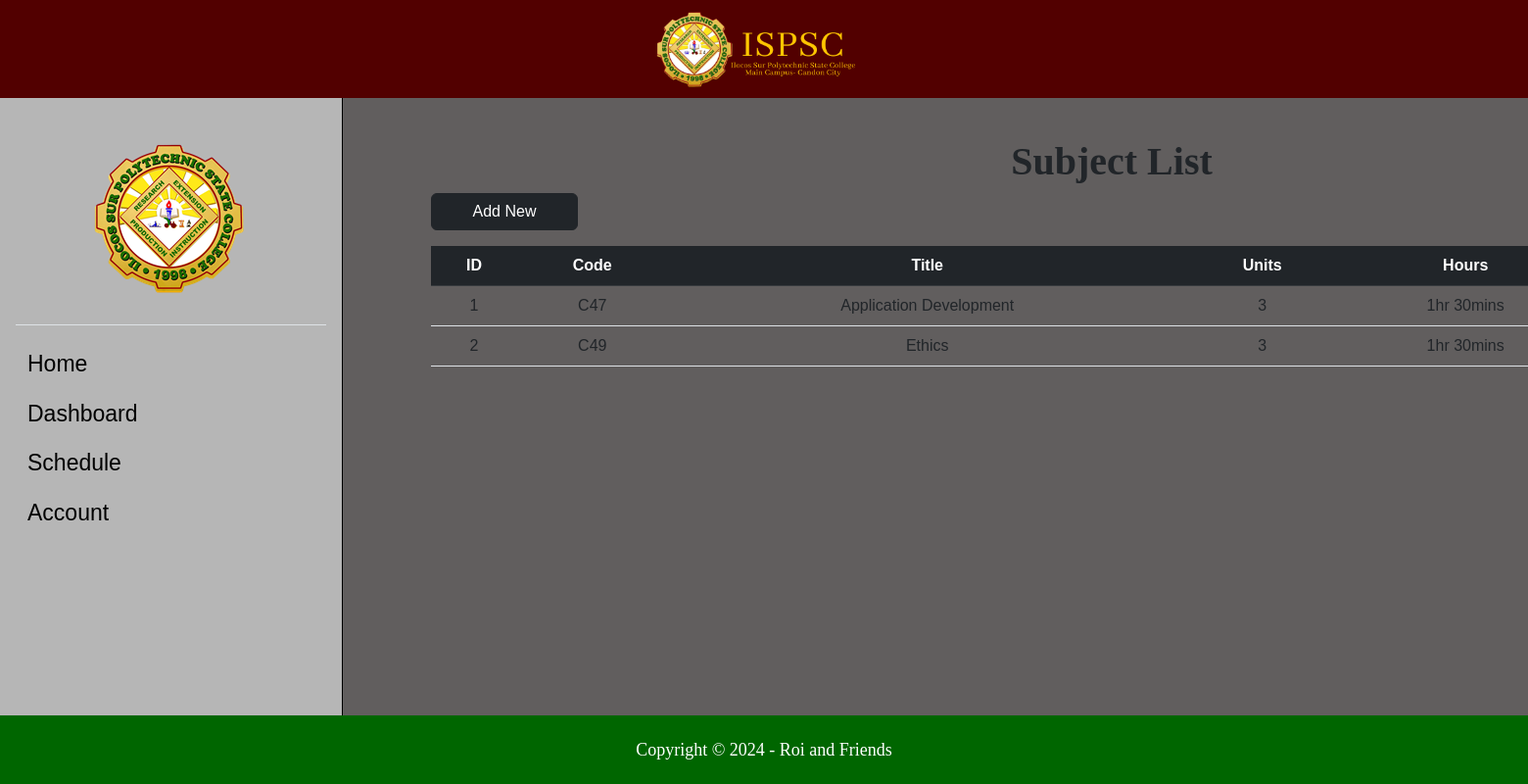
/SMS2/Codes/subject.php, run on the app's committed database.
### tables this page shows
CREATE TABLE `course_subject` (
  `cs_ID` int(11) NOT NULL,
  `cs_Code` varchar(10) NOT NULL,
  `cs_Title` varchar(50) NOT NULL,
  `cs_Units` int(11) NOT NULL,
  `cs_Hours` varchar(50) NOT NULL
);

### SMS2/Codes/subject.php (the view, shortened to what this page needs)
<?php
include "db_conn.php";
?>
<!DOCTYPE html>
<html lang="en">
<head>
    <link href="https://cdn.jsdelivr.net/npm/bootstrap@5.2.3/dist/css/bootstrap.min.css" rel="stylesheet"
>
    <link rel="stylesheet" href="https://cdnjs.cloudflare.com/ajax/libs/font-awesome/6.4.0/css/all.min.css"
 />
    <link rel="stylesheet" href="style.css">
</head>
<body>
    <div>
        <header>
            <a class="nav-link active" aria-current="page" href="home.php">
                <img src="Pictures/ispsc_logo2.png" alt="">
            </a>
        </header>
        <div class="mid-content">
            <section>
                <div class="sidebar flex-shrink-0 p-3">
                    <div class="logo">
                        <a href="home.php">
                            <img src="Pictures/ispsc_logo.png" alt="">
                        </a>
                    </div>
                    <ul class="list-unstyled ps-0">
                        <li class="border-top my-3"></li>
                        <li class="mb-1">
                            <button
                                class="sidenav btn btn-toggle d-inline-flex align-items-center rounded border-0 collapsed">
                                <a class="ahome" href="home.php">Home</a>
                            </button>
                        </li>
                        <li class="mb-1">
                            <button
                                class="sidenav btn btn-toggle d-inline-flex align-items-center rounded border-0 collapsed"
                                data-bs-toggle="collapse" data-bs-target="#dashboard-collapse" aria-expanded="false">
                                Dashboard
                            </button>
                        </li>
                        <li class="mb-1">
                            <button
                                class="sidenav btn btn-toggle d-inline-flex align-items-center rounded border-0 collapsed"
                                data-bs-toggle="collapse" data-bs-target="#orders-collapse" aria-expanded="false">
                                Schedule
                            </button>
                        </li>
                        <li class="mb-1">
                            <button
                                class="sidenav btn btn-toggle d-inline-flex align-items-center rounded border-0 collapsed"
                                data-bs-toggle="collapse" data-bs-target="#account-collapse" aria-expanded="false">
                                Account
                            </button>
                        </li>
                    </ul>
                </div>
                <div class="list-container">
                    <h2>Subject List</h2>
                <a href="add_sub.php" class="btn btn-dark">Add New</a>
                <table class="table table-hover text-center">
                    <thead class="table-dark">
                        <tr>
                            <th scope="col">ID</th>
                            <th scope="col">Code</th>
                            <th scope="col">Title</th>
                            <th scope="col">Units</th>
                            <th scope="col">Hours</th>
                        </tr>
                    </thead>
                    <tbody>
                        <?php
                        $sql = "SELECT * FROM `course_subject`";
                        $result = mysqli_query($conn, $sql);
                        while ($row = mysqli_fetch_assoc($result)) {
                        ?>
                        <tr>
                            <td>
                                <?php echo $row["cs_ID"] ?>
                            </td>
                            <td>
                                <?php echo $row["cs_Code"] ?>
                            </td>
                            <td>
                                <?php echo $row["cs_Title"] ?>
                            </td>
                            <td>
                                <?php echo $row["cs_Units"] ?>
                            </td>
                            <td>
                                <?php echo $row["cs_Hours"] ?>
                            </td>
                        </tr>
                        <?php
                        }
                        ?>
                    </tbody>
                </table>
                </div>
            </section>
        </div>
        <footer>
            <p>Copyright © 2024 - Roi and Friends</p>
        </footer>
    </div>
</body>
</html>

### SMS2/Codes/style.css (style rules this page uses)
* { margin: 0; padding: 0; font-family: Arial, Helvetica, sans-serif; text-decoration: none; box-sizing: border-box; }
body { background-color: aquamarine; background-size: cover; display: flex; }
.btn { display: flex; justify-content: center; }
.mid-content { margin-top: 6.2rem; height: 82.2vh; }
.mid-content section { display: flex; flex-direction: row; }
.sidebar .logo { margin: 2rem 5rem; }
.sidebar { background-color: #b6b6b6; box-shadow: 0 0px 0px rgba(0, 0, 0, 0.288); height: 82.2vh; margin-bottom: 4px; width: 350px; min-width: 100px; border-right: 1px solid black; }
.sidebar button { font-weight: 500; font-size: 23px; color: black; }
.sidebar .sidenav { font-weight: 500; font-size: 23px; color: black; }
.sidebar .sidenav a { font-size: 23px; }
.sidebar a { font-weight: 400; font-size: 18px; text-decoration: none; color: black; }
.mid-content, .main-container { background-color: #615e5e; width: 1920px; }
.mid-content, .list-container { background-color: #615e5e; width: 1920px; }
.list-container { margin-top: -3rem; padding: 90px; }
.list-container h2 { text-align: center; font-size: 40px; font-family:Cambria, Cochin, Georgia, Times, 'Times New Roman', serif; font-weight: 600; }
.list-container a { width: 150px; margin-bottom: 1rem; }
header { background-color: #520000; width: 100%; height: 100px; position: absolute; display: flex; justify-content: center; }
header img { height: 130px; margin-top: -0.5rem; }
footer { display: flex; justify-content: center; align-items: center; width: 100%; height: 70px; background-color: #006600; position: absolute; bottom: 0; left: 0; right: 0; }
footer p { color: #fff; margin: 0; font-family: 'Calibri'; font-size: 18px; }

### data on the page
course_subject: cs_ID "1", cs_Code "C47", cs_Title "Application Development", cs_Units "3", cs_Hours "1hr 30mins"
course_subject: cs_ID "2", cs_Code "C49", cs_Title "Ethics", cs_Units "3", cs_Hours "1hr 30mins"
